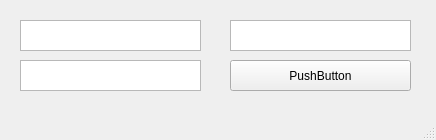
<?xml version="1.0" encoding="UTF-8"?>
<ui version="4.0">
 <class>MainWindow</class>
 <widget class="QMainWindow" name="MainWindow">
  <property name="geometry">
   <rect>
    <x>0</x>
    <y>0</y>
    <width>436</width>
    <height>140</height>
   </rect>
  <!-- //I am booored-->>
  </property>
  <property name="windowTitle">
   <string>MainWindow</string>
  </property>
  <widget class="QWidget" name="centralwidget">
   <widget class="QTextEdit" name="textEdit">
    <property name="geometry">
     <rect>
      <x>20</x>
      <y>20</y>
      <width>181</width>
      <height>31</height>
     </rect>
    </property>
   </widget>
   <widget class="QTextEdit" name="textEdit_2">
    <property name="geometry">
     <rect>
      <x>20</x>
      <y>60</y>
      <width>181</width>
      <height>31</height>
     </rect>
    </property>
   </widget>
   <widget class="QTextEdit" name="textEdit_3">
    <property name="geometry">
     <rect>
      <x>230</x>
      <y>20</y>
      <width>181</width>
      <height>31</height>
     </rect>
    </property>
   </widget>
   <widget class="QPushButton" name="pushButton">
    <property name="geometry">
     <rect>
      <x>230</x>
      <y>60</y>
      <width>181</width>
      <height>31</height>
     </rect>
    </property>
    <property name="text">
     <string>PushButton</string>
    </property>
   </widget>
  </widget>
  <widget class="QMenuBar" name="menubar">
   <property name="geometry">
    <rect>
     <x>0</x>
     <y>0</y>
     <width>436</width>
     <height>22</height>
    </rect>
   </property>
  </widget>
  <widget class="QStatusBar" name="statusbar"/>
 </widget>
 <resources/>
 <connections/>
</ui>
